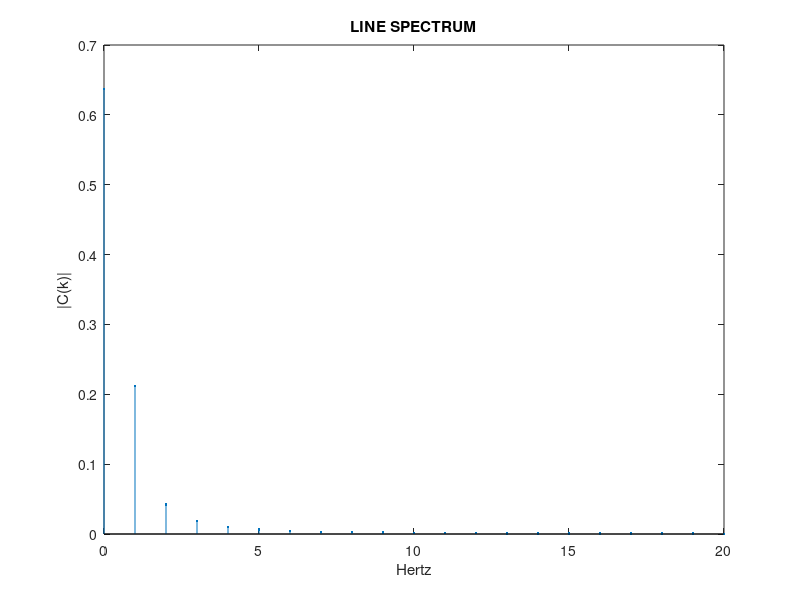
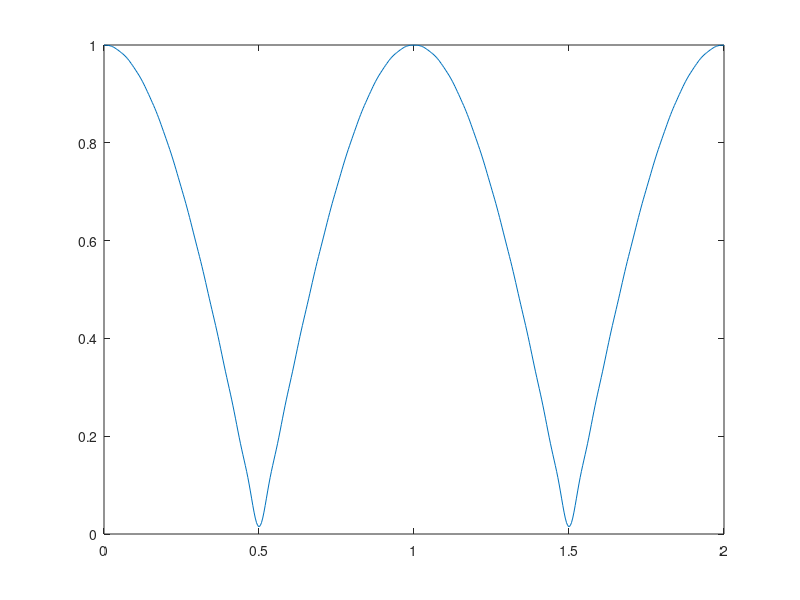

These figures' MATLAB source, in order:
% NUMERICAL COMPUTATION OF FOURIER SERIES COEFFICIENTS
% Sinusoidal wave and Line spectrum of coefficients
% approximate the integral as a summation

% x = abs(cos(pi*t));     % PERIODIC SIGNAL

T = 1;                    % PERIOD
wo = 2*pi/T;

M = 200;                  % DISCRETIZATION OF THE TIME AXIS
delT = T/M;
t = [0:delT:T-delT];      % TIME AXIS
x = abs(cos(pi*t));       % COMPUTE SAMPLES OF x(t) ON GRID

N = 20;                   % COMPUTE FS COEFFICIENTS C(0)...C(N)
J = sqrt(-1);
c = zeros(1,N+1);         % COMPUTE C(k) WITH A SUM
c(1) = 1/T * delT * sum(x);
for k = 1:N
    c(k+1) = 1/T * delT * sum(x .* exp(-J*k*wo*[0:M-1]*delT));
    % note: because Matlab indexing begins with 1 instead of 0,
    % it is necessary to add 1 to the index. c(k+1) means 'c(k)'!
end

% NOTE: C(-k) = conj(C(k)) because x(t) is a REAL signal.
% Therefore only compute c(k) for k >= 0.

figure(1)                 % PLOT THE LINE SPECTRUM
stem([0:N]/T,abs(c),'.')  % (THE LINE SPECTRUM IS A PLOT OF C(K))
xlabel('Hertz')
ylabel('|C(k)|')
title('LINE SPECTRUM')

t = [0:500]/500*2*T;       % PLOT TWO PERIODS OF THE SIGNAL
y = c(1) * ones(size(t));  % SYNTHESIZED FROM THE NUMERICALLY
for k = 1:N                % OBTAINED FS COEFFICIENTS
    y = y + c(k+1)*exp(J*k*wo*t) + conj(c(k+1))*exp(-J*k*wo*t);
end
figure(2)
plot(t,real(y));